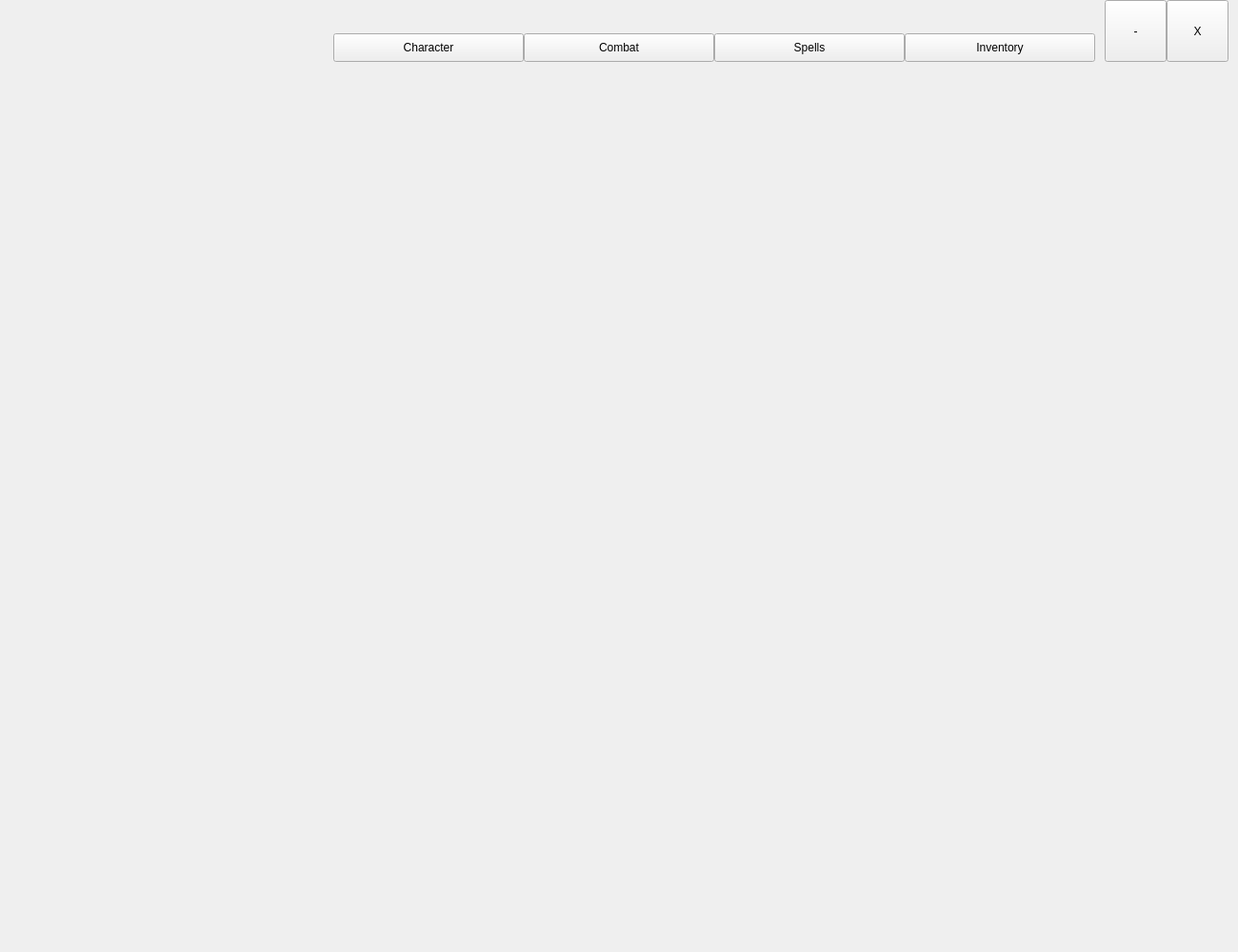
<?xml version="1.0" encoding="UTF-8"?>
<ui version="4.0">
 <class>MainWindow</class>
 <widget class="QMainWindow" name="MainWindow">
  <property name="geometry">
   <rect>
    <x>0</x>
    <y>0</y>
    <width>1300</width>
    <height>1000</height>
   </rect>
  </property>
  <property name="minimumSize">
   <size>
    <width>1300</width>
    <height>1000</height>
   </size>
  </property>
  <property name="maximumSize">
   <size>
    <width>1300</width>
    <height>1000</height>
   </size>
  </property>
  <property name="windowTitle">
   <string>MainWindow</string>
  </property>
  <widget class="QWidget" name="centralwidget">
   <property name="minimumSize">
    <size>
     <width>0</width>
     <height>0</height>
    </size>
   </property>
   <layout class="QHBoxLayout" name="horizontalLayout">
    <property name="spacing">
     <number>0</number>
    </property>
    <property name="leftMargin">
     <number>0</number>
    </property>
    <property name="topMargin">
     <number>0</number>
    </property>
    <property name="rightMargin">
     <number>0</number>
    </property>
    <property name="bottomMargin">
     <number>0</number>
    </property>
    <item>
     <widget class="QWidget" name="LeftWindow" native="true">
      <property name="minimumSize">
       <size>
        <width>350</width>
        <height>100</height>
       </size>
      </property>
      <property name="maximumSize">
       <size>
        <width>350</width>
        <height>1000</height>
       </size>
      </property>
      <layout class="QHBoxLayout" name="LeftLayout">
       <property name="spacing">
        <number>0</number>
       </property>
       <property name="leftMargin">
        <number>0</number>
       </property>
       <property name="topMargin">
        <number>0</number>
       </property>
       <property name="rightMargin">
        <number>0</number>
       </property>
       <property name="bottomMargin">
        <number>0</number>
       </property>
       <item>
        <layout class="QVBoxLayout" name="LLLayout">
         <property name="spacing">
          <number>5</number>
         </property>
         <property name="leftMargin">
          <number>15</number>
         </property>
         <property name="topMargin">
          <number>15</number>
         </property>
         <property name="bottomMargin">
          <number>15</number>
         </property>
        </layout>
       </item>
       <item>
        <layout class="QVBoxLayout" name="LRLayout">
         <property name="spacing">
          <number>5</number>
         </property>
         <property name="topMargin">
          <number>15</number>
         </property>
         <property name="bottomMargin">
          <number>15</number>
         </property>
        </layout>
       </item>
      </layout>
     </widget>
    </item>
    <item>
     <layout class="QVBoxLayout" name="RightLayout">
      <property name="spacing">
       <number>0</number>
      </property>
      <item alignment="Qt::AlignHCenter|Qt::AlignTop">
       <widget class="QWidget" name="NavBar" native="true">
        <property name="minimumSize">
         <size>
          <width>950</width>
          <height>65</height>
         </size>
        </property>
        <property name="maximumSize">
         <size>
          <width>950</width>
          <height>65</height>
         </size>
        </property>
        <widget class="QPushButton" name="ExitButton">
         <property name="geometry">
          <rect>
           <x>875</x>
           <y>0</y>
           <width>65</width>
           <height>65</height>
          </rect>
         </property>
         <property name="minimumSize">
          <size>
           <width>65</width>
           <height>65</height>
          </size>
         </property>
         <property name="maximumSize">
          <size>
           <width>65</width>
           <height>65</height>
          </size>
         </property>
         <property name="cursor">
          <cursorShape>PointingHandCursor</cursorShape>
         </property>
         <property name="text">
          <string>X</string>
         </property>
        </widget>
        <widget class="QPushButton" name="MinimiseButton">
         <property name="geometry">
          <rect>
           <x>810</x>
           <y>0</y>
           <width>65</width>
           <height>65</height>
          </rect>
         </property>
         <property name="minimumSize">
          <size>
           <width>65</width>
           <height>65</height>
          </size>
         </property>
         <property name="maximumSize">
          <size>
           <width>65</width>
           <height>65</height>
          </size>
         </property>
         <property name="cursor">
          <cursorShape>PointingHandCursor</cursorShape>
         </property>
         <property name="text">
          <string>-</string>
         </property>
        </widget>
        <widget class="QPushButton" name="SpellsButton">
         <property name="geometry">
          <rect>
           <x>400</x>
           <y>35</y>
           <width>200</width>
           <height>30</height>
          </rect>
         </property>
         <property name="minimumSize">
          <size>
           <width>200</width>
           <height>30</height>
          </size>
         </property>
         <property name="maximumSize">
          <size>
           <width>200</width>
           <height>100</height>
          </size>
         </property>
         <property name="cursor">
          <cursorShape>PointingHandCursor</cursorShape>
         </property>
         <property name="text">
          <string>Spells</string>
         </property>
        </widget>
        <widget class="QPushButton" name="InventoryButton">
         <property name="geometry">
          <rect>
           <x>600</x>
           <y>35</y>
           <width>200</width>
           <height>30</height>
          </rect>
         </property>
         <property name="minimumSize">
          <size>
           <width>200</width>
           <height>30</height>
          </size>
         </property>
         <property name="maximumSize">
          <size>
           <width>200</width>
           <height>100</height>
          </size>
         </property>
         <property name="cursor">
          <cursorShape>PointingHandCursor</cursorShape>
         </property>
         <property name="text">
          <string>Inventory</string>
         </property>
        </widget>
        <widget class="QPushButton" name="CharacterButton">
         <property name="geometry">
          <rect>
           <x>0</x>
           <y>35</y>
           <width>200</width>
           <height>30</height>
          </rect>
         </property>
         <property name="minimumSize">
          <size>
           <width>200</width>
           <height>30</height>
          </size>
         </property>
         <property name="maximumSize">
          <size>
           <width>200</width>
           <height>100</height>
          </size>
         </property>
         <property name="cursor">
          <cursorShape>PointingHandCursor</cursorShape>
         </property>
         <property name="text">
          <string>Character</string>
         </property>
        </widget>
        <widget class="QPushButton" name="CombatButton">
         <property name="geometry">
          <rect>
           <x>200</x>
           <y>35</y>
           <width>200</width>
           <height>30</height>
          </rect>
         </property>
         <property name="minimumSize">
          <size>
           <width>200</width>
           <height>30</height>
          </size>
         </property>
         <property name="maximumSize">
          <size>
           <width>200</width>
           <height>100</height>
          </size>
         </property>
         <property name="cursor">
          <cursorShape>PointingHandCursor</cursorShape>
         </property>
         <property name="text">
          <string>Combat</string>
         </property>
        </widget>
       </widget>
      </item>
     </layout>
    </item>
   </layout>
  </widget>
 </widget>
 <resources/>
 <connections/>
</ui>
